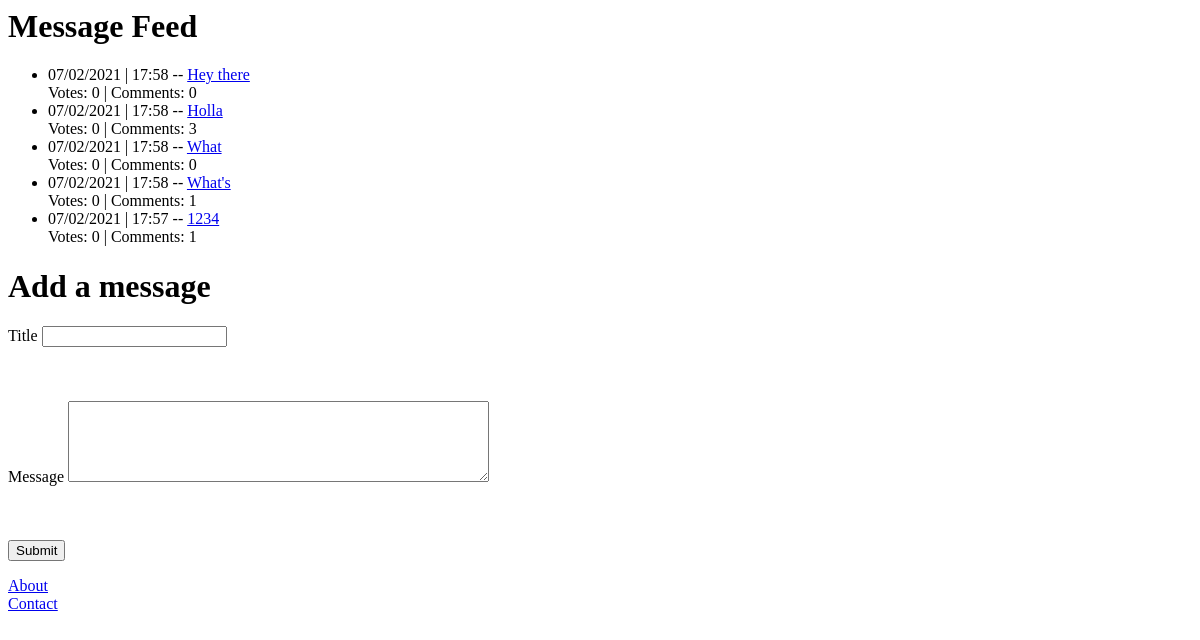
Before: / with the older database file.
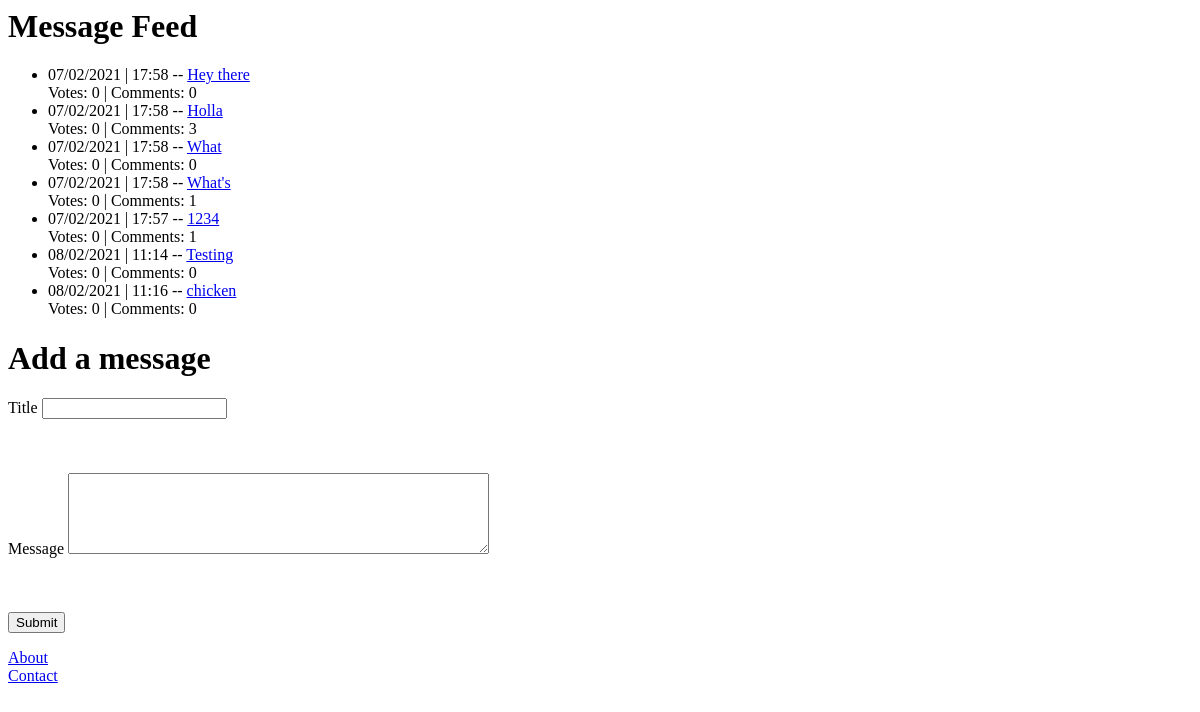
After: the same page with the newer database file.
### linker/models.py (models this page shows, shortened)
class CommonTextModel(models.Model):
    text_content = models.TextField()
    pub_date = models.DateTimeField("date published", blank=True)
    votes = models.PositiveSmallIntegerField(default=0)
    formatted_date = models.CharField(max_length=40, blank=True)
    class Meta:
        abstract = True

class Message(CommonTextModel):
    message_title = models.CharField(max_length=100)

### linker/views.py (the view)
# urls.py: path("", views.IndexView.as_view(), name="index"),
class IndexView(generic.ListView):
    template_name = "linker/index.html"
    context_object_name = "message_list"
    def get_queryset(self):
        return list(
            map(
                lambda message: {
                    "id": message.id,
                    "message_title": message.message_title,
                    "formatted_date": message.formatted_date,
                    "votes": message.votes,
                    "comments_num": len(message.comment_set.all()),
                },
                Message.objects.all(),
            )
        )

### linker/templates/linker/index.html (shortened to what this page needs)
<div>
  <h1>Message Feed</h1>
  {% if message_list %}
  <ul>
    {% for message in message_list %}
    <li>
      <span> {{message.formatted_date}} -- </span>
      <a href="{% url 'linker:message_detail' message.id %}"
        >{{message.message_title}}
      </a>
      <div>Votes: {{message.votes}} | Comments: {{message.comments_num}}</div>
    </li>
    {%endfor%}
  </ul>
  {%endif%}
</div>
<div>
  <h1>Add a message</h1>
  <form action="{% url 'linker:add_message'%}" method="post">
    <div>
      <label for="message_title">Title</label>
      <input type="text" name="message_title" />
    </div>
    <br /><br /><br />
    <div>
      <label for="message_text">Message</label>
      <textarea type="text" name="message_text" rows="5" cols="50"></textarea>
    </div>
    <br /><br /><br />
    <input type="submit" />
  </form>
</div>
<div>
  <div><a href="{% url 'linker:about'%}">About</a></div>
  <div><a href="{% url 'linker:contact'%}">Contact</a></div>
</div>

Changed rows visible on the page:
added Message: formatted_date "08/02/2021 | 11:14", message_title "Testing"
added Message: formatted_date "08/02/2021 | 11:16", message_title "chicken"
Other visible differences:
new list line: "-- Votes: 0 | Comments: 0"
